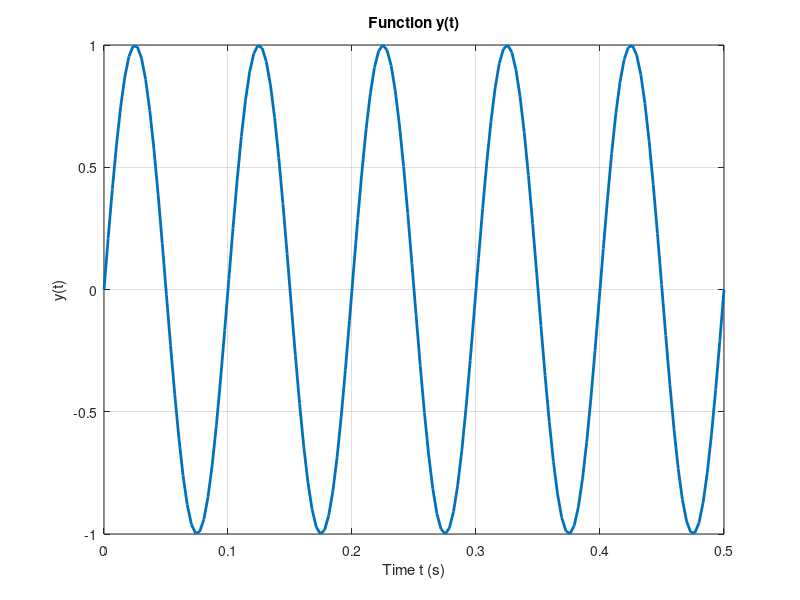
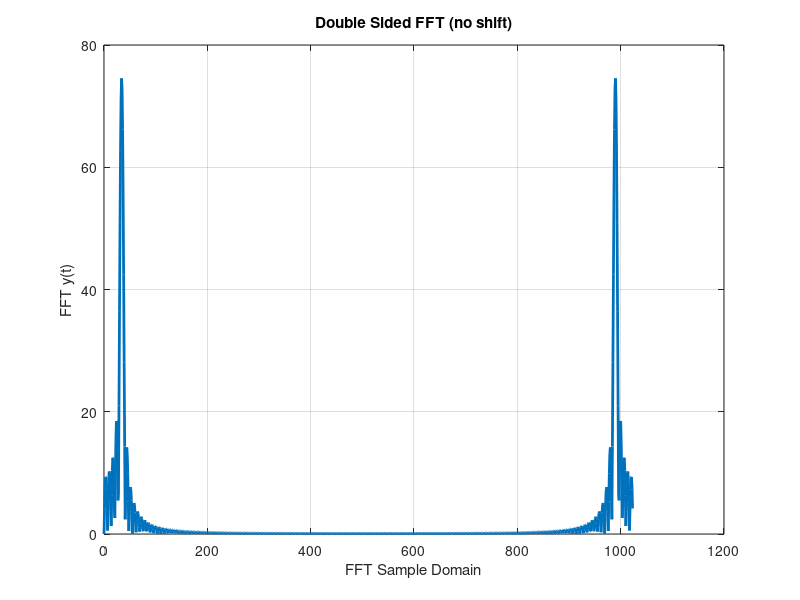
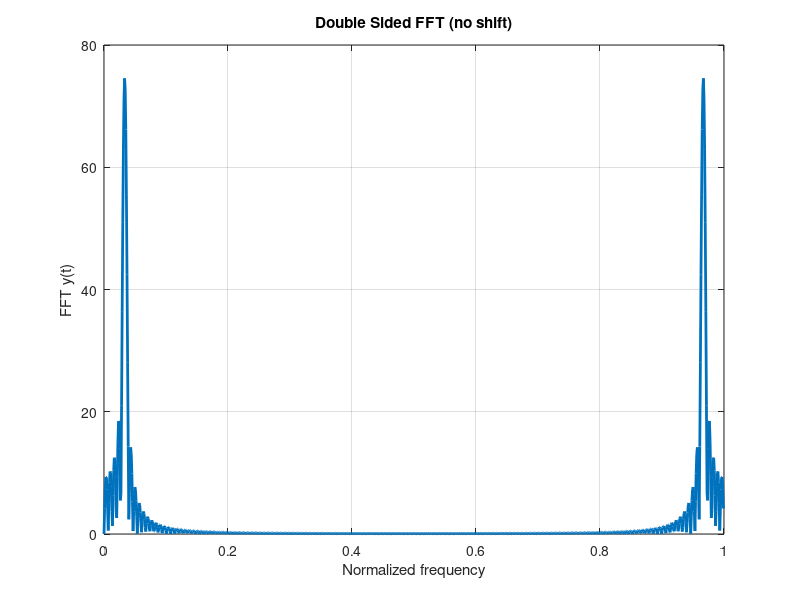
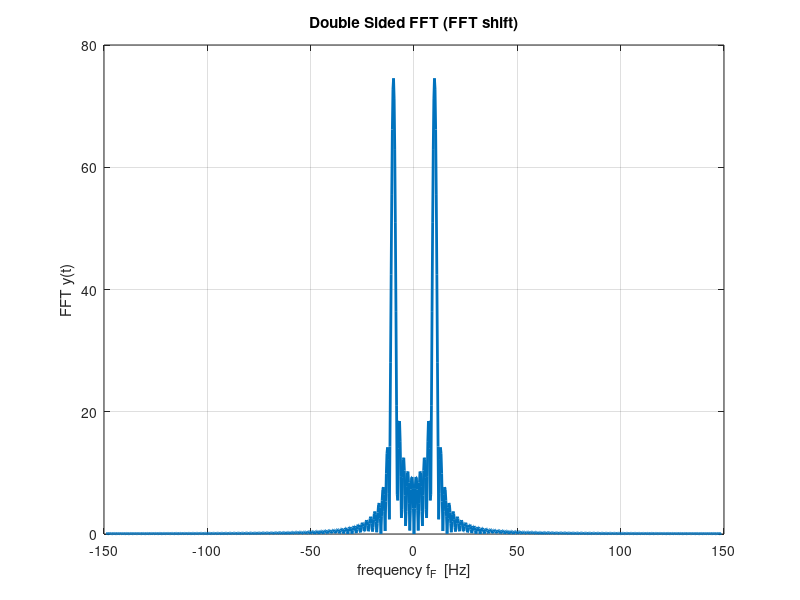

MATLAB code for these plots, in order:
% math_fft_01.m

% Fast Fourier Transform: decomposing a time series into
%  frequency components

% Ian Cooper
% email: ian.cooper@sydney.edu.au
% School of Physics, University of Sydney
% 180712 / Matlab version R2018a

% DOING PHYSICS WITH MATLAB 
%    http://www.physics.usyd.edu.au/teach_res/mp/mphome.htm

%clear 
close all
%clc

% INPUTS / FUNCTION y(t) ==============================================

f = 10; T = 1/f;
nT = 150;
tMax = 5*T;
xT = linspace(0,tMax,nT);
yT = sin(2*pi*f*xT) ;%+ sin(2*pi*100*xT) + 0.5*sin(2*pi*200*xT);
%yT(yT > 0) = 1;
%yT(yT<0) = -1;

TS = xT(2) - xT(1);
fS = 1/TS;


nF = 1024;
yF = fft(yT,nF);
%nVals = 0:nF-1;
xF = 0:length(yF)-1;

  
  


% Generate the plot, title and labels.
figure(1);
   pos = [0.05 0.05 0.25 0.25];
   set(gcf,'Units','normalized');
   set(gcf,'Position',pos);
   set(gcf,'color','w');
   xP = xT; yP = yT;
   plot(xP,yP,'lineWidth',2);
   title('Function y(t)')
   xlabel('Time t (s)')
   ylabel('y(t)')
   grid on

figure(2);
   pos = [0.31 0.05 0.25 0.25];
   set(gcf,'Units','normalized');
   set(gcf,'Position',pos);
   set(gcf,'color','w');
   xP = xF; yP = abs(yF);
   plot(xP,yP,'lineWidth',2);
   title('Double Sided FFT (no shift)');
   xlabel('FFT Sample Domain');
   ylabel('FFT y(t)');
   grid on
 
figure(3);
   pos = [0.57 0.05 0.25 0.25];
   set(gcf,'Units','normalized');
   set(gcf,'Position',pos);
   set(gcf,'color','w');
   xP = xF./nF; yP = abs(yF);
   plot(xP,yP,'lineWidth',2);
   title('Double Sided FFT (no shift)');
   xlabel('Normalized frequency');
   ylabel('FFT y(t)');
   grid on   
   
figure(4);
   pos = [0.05 0.38 0.25 0.25];
   set(gcf,'Units','normalized');
   set(gcf,'Position',pos);
   set(gcf,'color','w');
   xP = fS.*(-nF/2:nF/2-1)./nF;
   yP = abs(fftshift(yF));
   plot(xP,yP,'lineWidth',2);
   title('Double Sided FFT (FFT shift)');
   xlabel('frequency f_F  [Hz]');
   ylabel('FFT y(t)');
   grid on 
   
% figure(5);
%    pos = [0.31 0.38 0.25 0.25];
%    set(gcf,'Units','normalized');
%    set(gcf,'Position',pos);
%    set(gcf,'color','w');
%    xP = fS.*(-nF/2:nF/2-1)./nF;
%    yP = real(fftshift(yF));
%    xP = xP(1+nF/2:nF);
%    yP = yP(1+nF/2:nF);
%    plot(xP,yP,'lineWidth',2);
%    title('Double Sided FFT (FFT shift)');
%    xlabel('frequency f_F  [Hz]');
%    ylabel('FFT y(t)');
%    grid on    

figure(5);
   pos = [0.31 0.38 0.25 0.25];
   set(gcf,'Units','normalized');
   set(gcf,'Position',pos);
   set(gcf,'color','w');
   xP = fS.*(-nF/2:nF/2-1)./nF;
   yP = fftshift(yF);
   yP = conj(yP).*yP ./ (nF*length(yT));
   xP = xP(1+nF/2:nF);
   yP = yP(1+nF/2:nF);
   plot(xP,yP,'lineWidth',2);
   title('Double Sided FFT (FFT shift)');
   xlabel('frequency f_F  [Hz]');
   ylabel('Power Spectrum');
   grid on   
   
figure(6)
   pos = [0.57 0.38 0.25 0.25];
   set(gcf,'Units','normalized');
   set(gcf,'Position',pos);
   set(gcf,'color','w');
%    xP = fS.*(-nF/2:nF/2-1)./nF;
%    yP = real(fftshift(yF));
%    yP = conj(yP).*yP ./ (nF*length(yT));
%    xP = xP(1+nF/2:nF);
%    yP = yP(1+nF/2:nF);
   yP = 10.*log10(yP);
   plot(xP,yP,'lineWidth',2);
   title('Double Sided FFT (FFT shift)');
   xlabel('frequency f_F  [Hz]');
   ylabel('Normalized Power Spectrum');
   grid on     
   
